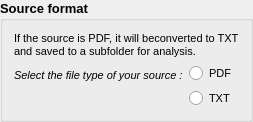
             <widget class="QGroupBox" name="source_format_groupBox">
              <property name="font">
               <font>
                <pointsize>10</pointsize>
                <weight>75</weight>
                <bold>true</bold>
               </font>
              </property>
              <property name="title">
               <string notr="true">Source format</string>
              </property>
              <layout class="QVBoxLayout" name="verticalLayout_3">
               <item>
                <widget class="QLabel" name="source_format_label_1">
                 <property name="font">
                  <font>
                   <pointsize>8</pointsize>
                   <weight>50</weight>
                   <bold>false</bold>
                  </font>
                 </property>
                 <property name="text">
                  <string notr="true">If the source is PDF, it will beconverted to TXT and saved to a subfolder for analysis.</string>
                 </property>
                 <property name="wordWrap">
                  <bool>true</bool>
                 </property>
                </widget>
               </item>
               <item>
                <layout class="QFormLayout" name="source_format_grid">
                 <item row="0" column="0">
                  <widget class="QLabel" name="source_format_label_2">
                   <property name="font">
                    <font>
                     <pointsize>8</pointsize>
                     <weight>50</weight>
                     <italic>true</italic>
                     <bold>false</bold>
                    </font>
                   </property>
                   <property name="text">
                    <string notr="true">Select the file type of your source :</string>
                   </property>
                   <property name="wordWrap">
                    <bool>false</bool>
                   </property>
                  </widget>
                 </item>
                 <item row="0" column="1">
                  <layout class="QVBoxLayout" name="source_format_buttons">
                   <item>
                    <widget class="QRadioButton" name="pdf_radioButton">
                     <property name="font">
                      <font>
                       <pointsize>8</pointsize>
                       <weight>50</weight>
                       <bold>false</bold>
                      </font>
                     </property>
                     <property name="cursor">
                      <cursorShape>PointingHandCursor</cursorShape>
                     </property>
                     <property name="text">
                      <string notr="true">PDF</string>
                     </property>
                     <property name="shortcut">
                      <string notr="true"/>
                     </property>
                     <attribute name="buttonGroup">
                      <string notr="true">source_format_buttonGroup</string>
                     </attribute>
                    </widget>
                   </item>
                   <item>
                    <widget class="QRadioButton" name="txt_radioButton">
                     <property name="font">
                      <font>
                       <pointsize>8</pointsize>
                       <weight>50</weight>
                       <bold>false</bold>
                      </font>
                     </property>
                     <property name="cursor">
                      <cursorShape>PointingHandCursor</cursorShape>
                     </property>
                     <property name="text">
                      <string notr="true">TXT</string>
                     </property>
                     <property name="shortcut">
                      <string notr="true"/>
                     </property>
                     <attribute name="buttonGroup">
                      <string notr="true">source_format_buttonGroup</string>
                     </attribute>
                    </widget>
                   </item>
                  </layout>
                 </item>
                </layout>
               </item>
              </layout>
             </widget>
